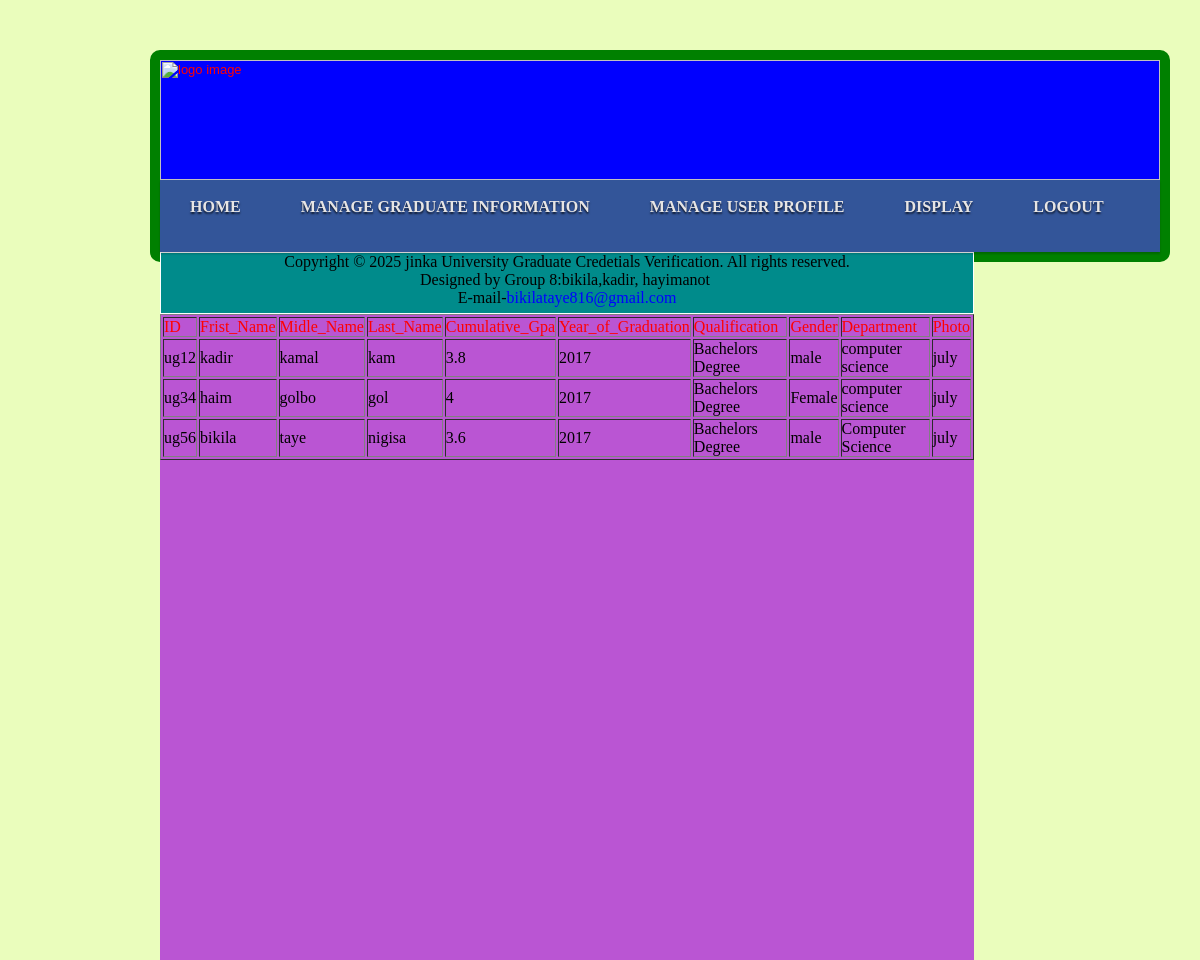
/adminsearch.php, run on the app's committed database.
### tables this page shows
CREATE TABLE IF NOT EXISTS `student` (
   `ID` varchar(30) NOT NULL,
  `Frist_Name` varchar(30) NOT NULL,
  `Midle_Name` varchar(30) NOT NULL,
  `Last_Name` varchar(30) NOT NULL,
  `Cumulative_Gpa` double NOT NULL,
  `Year_of_Graduation` varchar(12) NOT NULL,
  `Qualification` varchar(30) NOT NULL,
  `Gender` varchar(10) NOT NULL,
  `Department` varchar(30) NOT NULL,
  `Month` varchar(15) NOT NULL,
  `Date` varchar(5) NOT NULL,
  `Exit_exam` varchar(5) NOT NULL,
  `Photo` longblob NOT NULL,
  `Photo_type` varchar(200) NOT NULL,
  PRIMARY KEY (`ID`)
);

### adminsearch.php (the view, shortened to what this page needs)
<html>
<head>
<link href="good.css" rel="stylesheet" type="text/css" />
<link href="admin.css" rel="stylesheet" type="text/css" />
</head>
<body id="contianer">
<div id="bod">
<?php
		include "adminheader.php";
		?>
<div id="space">
<?php
$gid=$_POST['Gid'];
$yog=$_POST['Yog'];
$gqul=$_POST['gqul'];
$con = mysql_connect("localhost","root") or die(mysql_error());
$q = "select * from student where ID like '%$gid%' and Year_of_Graduation like '%$yog%' and Qualification like '%$gqul%'";
$r=mysql_query($q,$con);
?>
<table border="1">
<tr>
<td><font color='red'>ID</font></td>
<td><font color='red'>Frist_Name</font></td>
<td><font color='red'>Midle_Name</font></td>
<td><font color='red'>Last_Name</font></td>
<td><font color='red'>Cumulative_Gpa</font></td>
<td><font color='red'>Year_of_Graduation</font></td>
<td><font color='red'>Qualification</font></td>
<td><font color='red'>Gender</font></td>
<td><font color='red'>Department</font></td>
<td><font color='red'>Photo</font></td>
</tr>
<?php
for ($i = 0; $i < mysql_num_rows($r); $i++)
{
$row= mysql_fetch_row($r);
echo "<tr><td>".$row[0]."</td>";
echo "<td>".$row[1]."</td>";
echo "<td>".$row[2]."</td>";
echo "<td>".$row[3]."</td>";
echo "<td>".$row[4]."</td>";
echo "<td>".$row[5]."</td>";
echo "<td>".$row[6]."</td>";
echo "<td>".$row[7]."</td>";
echo "<td>".$row[8]."</td>";
echo "<td>".$row[9]."</td></tr>";
}
?>
</div>
<?php
		include "yfoot.php";
		?>
</div>
</body>

### adminheader.php (shortened to what this page needs)
<div id="mheader">
<img src="iterfaceimage/log.JPG" width="1000" height="120" alt="logo image">
</div>
<header>
        <hgroup>
		<div>
	<ul id="nav">
	<li><a href="AdminPage.php">HOME</a></li>
			<li><a href="#">MANAGE GRADUATE INFORMATION</a>
			</li>&nbsp;&nbsp;
				<li><a href="#">MANAGE USER PROFILE</a>&nbsp;&nbsp;
				</li>
				<li><a href="#">DISPLAY</a>&nbsp;&nbsp;
				</li>
    <li><a href="Logout.php">LOGOUT</a></li>&nbsp;&nbsp;</ul></div>
 </hgroup>
</header>

### yfoot.php
<div id="foot" align="center">Copyright &copy; 2025 jinka University Graduate Credetials Verification.  All rights reserved.<br />Designed by Group 8:bikila,kadir, hayimanot&nbsp;<br />E-mail-<a href="bikilataye816@gmail.com"><font color="blue">bikilataye816@gmail.com</font></a></div>

### good.css (style rules this page uses)
#mheader { background-color:#0000FF; color:red; height:120px; font-family: Verdana, Arial, Helvetica, sans-serif; font-size: 13px; }
#contianer { background:#eafdbc url(iterfaceimage/bg.gif) repeat top left; }
#foot { border: #FFF 1px solid; clear:both; height:60; background-color:#008B8B; }
a { text-decoration:none; }
* { margin: 0px; padding: 0px; }
#nav { display:inline-block; width:100%; margin:0px auto; padding:0px 0px 0px 0px; background:#335599 url(iterfaceimage/line.png) repeat-x 0 -110px; box-shadow:0 2px 2px rgba(0,0,0, .2); -moz-box-shadow:0 2px 2px rgba(0,0,0, .2); -webkit-box-shadow:0 2px 2px rgba(0,0,0, .2); }
#nav li { margin:10px; float:left; text-align:center; position:relative; list-style:none; }
#nav a { font-weight:bold; color:#e7e5e5; text-decoration:none; display:block; padding:8px 20px; border-radius:10px; -moz-border-radius:10px; -webkit-border-radius:10px; text-shadow:0 2px 2px rgba(0,0,0, .7); }

### admin.css (style rules this page uses)
#space { float:left; width:814px; height:708px; background-color:#BA55D3; }
#bod { margin: 50px 80px 50px 150px; text-align: left; width: 1000px; border-style:solid; border-width:10px; border-color:green; border-radius: 10px; }
#contianer { background:#eafdbc url(iterfaceimage/bg.gif) repeat top left; }

### data on the page
student: ID "ug12", Frist_Name "kadir", Midle_Name "kamal", Last_Name "kam", Cumulative_Gpa "3.8", Year_of_Graduation "2017", Qualification "Bachelors Degree", Gender "male", Department "computer science", Month "july"
student: ID "ug34", Frist_Name "haim", Midle_Name "golbo", Last_Name "gol", Cumulative_Gpa "4", Year_of_Graduation "2017", Qualification "Bachelors Degree", Gender "Female", Department "computer science", Month "july"
student: ID "ug56", Frist_Name "bikila", Midle_Name "taye", Last_Name "nigisa", Cumulative_Gpa "3.6", Year_of_Graduation "2017", Qualification "Bachelors Degree", Gender "male", Department "Computer Science", Month "july"
